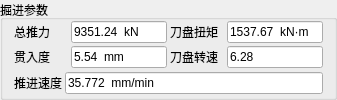
             <widget class="QGroupBox" name="para_gb">
              <property name="title">
               <string>掘进参数</string>
              </property>
              <layout class="QVBoxLayout" name="verticalLayout">
               <property name="spacing">
                <number>3</number>
               </property>
               <property name="topMargin">
                <number>0</number>
               </property>
               <property name="bottomMargin">
                <number>0</number>
               </property>
               <item>
                <layout class="QGridLayout" name="gridLayout_6" columnstretch="24,43,24,43">
                 <property name="rightMargin">
                  <number>0</number>
                 </property>
                 <property name="bottomMargin">
                  <number>0</number>
                 </property>
                 <item row="0" column="2">
                  <widget class="QLabel" name="label_20">
                   <property name="text">
                    <string>刀盘扭矩</string>
                   </property>
                  </widget>
                 </item>
                 <item row="0" column="3">
                  <widget class="QLineEdit" name="lineEdit_18">
                   <property name="text">
                    <string>1537.67  kN·m</string>
                   </property>
                  </widget>
                 </item>
                 <item row="0" column="0">
                  <widget class="QLabel" name="label_18">
                   <property name="text">
                    <string>总推力</string>
                   </property>
                  </widget>
                 </item>
                 <item row="0" column="1">
                  <widget class="QLineEdit" name="lineEdit_16">
                   <property name="text">
                    <string>9351.24  kN</string>
                   </property>
                  </widget>
                 </item>
                 <item row="1" column="0">
                  <widget class="QLabel" name="label_19">
                   <property name="text">
                    <string>贯入度</string>
                   </property>
                  </widget>
                 </item>
                 <item row="1" column="1">
                  <widget class="QLineEdit" name="lineEdit_17">
                   <property name="text">
                    <string>5.54  mm</string>
                   </property>
                  </widget>
                 </item>
                 <item row="1" column="2">
                  <widget class="QLabel" name="label_21">
                   <property name="text">
                    <string>刀盘转速</string>
                   </property>
                  </widget>
                 </item>
                 <item row="1" column="3">
                  <widget class="QLineEdit" name="lineEdit_19">
                   <property name="text">
                    <string>6.28</string>
                   </property>
                  </widget>
                 </item>
                </layout>
               </item>
               <item>
                <layout class="QHBoxLayout" name="horizontalLayout">
                 <property name="topMargin">
                  <number>0</number>
                 </property>
                 <item>
                  <widget class="QLabel" name="label_24">
                   <property name="text">
                    <string>推进速度</string>
                   </property>
                  </widget>
                 </item>
                 <item>
                  <widget class="QLineEdit" name="lineEdit_22">
                   <property name="text">
                    <string>35.772  mm/min</string>
                   </property>
                  </widget>
                 </item>
                </layout>
               </item>
              </layout>
             </widget>
